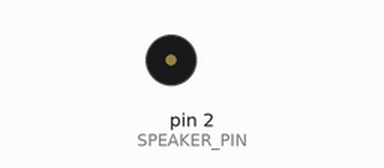
A sketch run on a simulated Arduino Uno, built with avr-gcc and run on an emulated ATmega328P. Parts: buzzer (waves = sounding).

Above: at 1.7 s.
At 4.85 s:
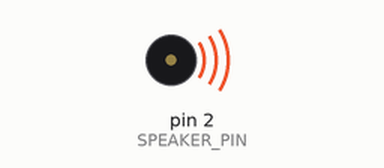
Timing chart, 0 to 5.2 s (numbered marks = the images above):
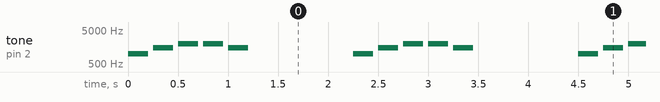

Measured:
- by itself, tone on pin 2 (SPEAKER_PIN): repeats every 2.3 s: silent 0.05 s, 1500 Hz 0.20 s, 2 × (silent 0.05 s, 2000 Hz 0.20 s), silent 0.05 s, 1500 Hz 0.20 s, silent 1.1 s, 1000 Hz 0.20 s

The sketch:

sketch_apr28a.ino
```cpp
#define SPEAKER_PIN 2

void setup() {
  pinMode(SPEAKER_PIN, OUTPUT);
}

void loop() {
  // Play a tone sequence representing "hello"
  tone(SPEAKER_PIN, 1000); // Sound for 'h'
  delay(200);
  noTone(SPEAKER_PIN);
  delay(50);

  tone(SPEAKER_PIN, 1500); // Sound for 'e'
  delay(200);
  noTone(SPEAKER_PIN);
  delay(50);

  tone(SPEAKER_PIN, 2000); // Sound for 'l'
  delay(200);
  noTone(SPEAKER_PIN);
  delay(50);

  tone(SPEAKER_PIN, 2000); // Sound for the second 'l'
  delay(200);
  noTone(SPEAKER_PIN);
  delay(50);

  tone(SPEAKER_PIN, 1500); // Sound for 'o'
  delay(200);
  noTone(SPEAKER_PIN);
  delay(50);

  // Pause before repeating
  delay(1000);
}
```
